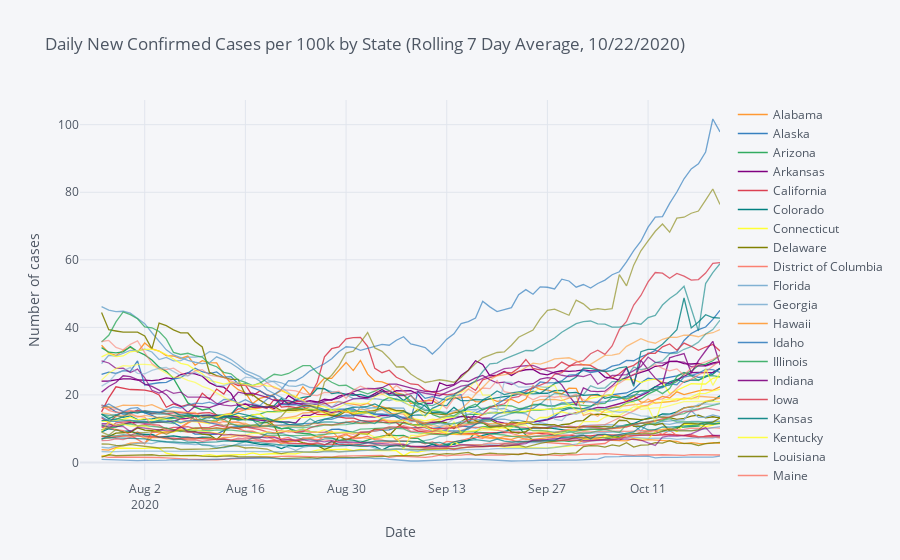

Notebook code for this chart:
### Markdown cell above
### Plot normalized rates

### Code cell
window_size = 7
avg_cases = normalized_confirmed.rolling(window=window_size, min_periods=3).mean()
normalized_confirmed_plot = avg_cases.iplot(scale='log', yaxis_title='Number of cases', xaxis_title='Date',
              title='Daily New Confirmed Cases per 100k by State (Rolling {} Day Average, {})'.format(window_size, today), asFigure = True)

normalized_confirmed_plot
